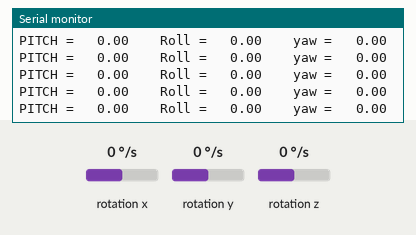
This sketch was run on a simulated Arduino Uno, built with avr-gcc and run on an emulated ATmega328P. Parts: the last lines printed to the serial monitor. Wiring (inferred from the names in the program): MPU-6050 motion sensor at I2C address 0x68. Inputs (shaded band) come from the test bench; at power-on: rotation x 0 °/s, rotation y 0 °/s, rotation z 0 °/s.

Above: at 11.7 s.
11.8 s: rotation x set to -192 °/s
At 12.02 s:
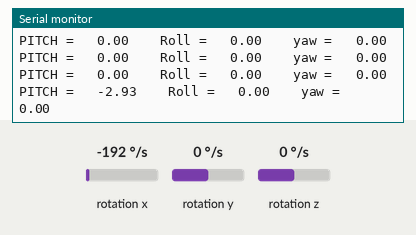
14.8 s: rotation x set to 100 °/s
At 14.89 s:
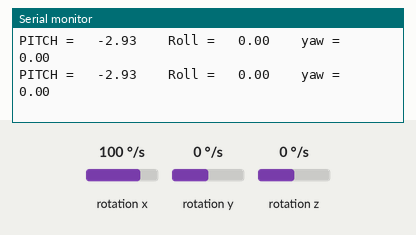
17.8 s: rotation x set to -100 °/s
At 17.9 s:
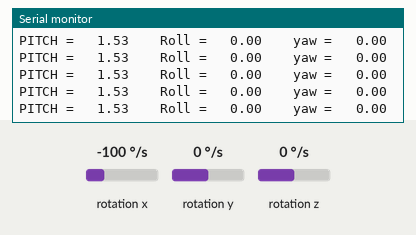
20.8 s: rotation y set to -192 °/s
At 20.9 s:
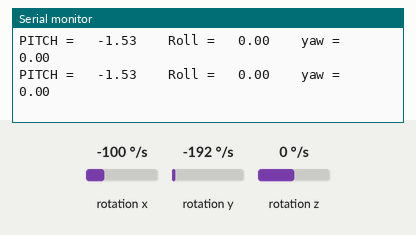
Timing chart, 0 to 23.8 s (numbered marks = the images above; inputs shaded):
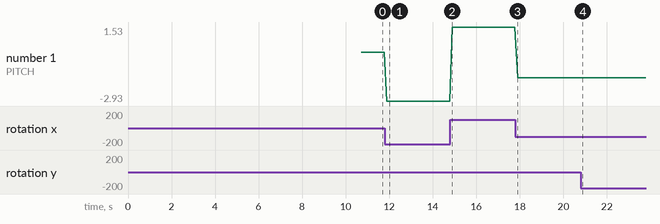

Measured:
- after the input at 11.8 s, the serial monitor: prints a new line after 0.10 s (image 1)
- plotted number 1: 0 → -2.93 after the input at 11.8 s, -2.93 → 1.53 after the input at 14.8 s, 1.53 → -1.53 after the input at 17.8 s

The sketch:

MPU6050_Reading_Gyros.ino
```cpp
#include "Wire.h"
long gyroX , gyroY, gyroZ;
int cal_int;
float rotX, rotY, rotZ;
float calX,calY,calZ;
float gyro_pitch_input,gyro_yaw_input,gyro_roll_input;
int counter = 0;


void setup() {
  // put your setup code here, to run once:
  /*SENSOR SIGNAL*/
  /*  X = PITCH
      Y = ROLL
      Z = YAW

    If you want to change the directions of the movement direction,
    change the rotations.
    Go to the bottom of the code...
  */

  Wire.begin();
  /*SERIAL MONITOR*/
  Serial.begin(9600);
  setupMPU();
}

void loop() {
  // put your main code here, to run repeatedly:
  recordGyroRegisters();
  printMPU();
}
void printMPU(){
  counter++;
  if(counter%100==0){
    Serial.print("PITCH =   ");
    Serial.print(gyro_pitch_input);// Ön negatif(-), Arka pozitif(+)
    Serial.print("    Roll =   ");
    Serial.print(gyro_roll_input); // Sol negatif(-), Sağ pozitif(+)
    Serial.print("    yaw =   ");
    Serial.print(gyro_yaw_input); // Saat yönü negatif(-), Saatin tersi (+)
    Serial.println();
    counter=0;
  }
}
/* MPU650 READING DATA AND CALCULATING ERRORS https://www.youtube.com/watch?v=UxABxSADZ6U  */
void setupMPU(){
  Wire.beginTransmission(0b1101000); //This is the I2C address of the MPU (b1101000/b1101001 for AC0 low/high datasheet sec. 9.2)
  Wire.write(0x6B); //Accessing the register 6B - Power Management (Sec. 4.28)
  Wire.write(0b00000000); //Setting SLEEP register to 0. (Required; see Note on p. 9)
  Wire.endTransmission();
  Wire.beginTransmission(0b1101000); //I2C address of the MPU
  Wire.write(0x1B); //Accessing the register 1B - Gyroscope Configuration (Sec. 4.4)
  Wire.write(0x00000000); //Setting the gyro to full scale +/- 250deg./s
  Wire.endTransmission();
  Wire.beginTransmission(0b1101000); //I2C address of the MPU
  Wire.write(0x1C); //Accessing the register 1C - Acccelerometer Configuration (Sec. 4.5)
  Wire.write(0b00000000); //Setting the accel to +/- 2g
  Wire.endTransmission();
  Serial.print("Reading MPU 6050 .");
  for(cal_int = 0;cal_int<2000;cal_int++){
    recordGyroRegisters();
    if(cal_int %200 == 0)Serial.print(".");
    calX += rotX;
    calY += rotY;
    calZ += rotZ;
    delayMicroseconds(1000);
    delay(3);
  }
  Serial.println();
  calX /= 2000;
  calY /= 2000;
  calZ /= 2000;
}

void processGyroData() {
  rotX = gyroX / 131.0;
  rotY = gyroY / 131.0;
  rotZ = gyroZ / 131.0;
  if(cal_int == 2000){
    rotX -= calX;
    rotY -= calY;
    rotZ -= calZ;
  }
}
void recordGyroRegisters() {
  Wire.beginTransmission(0b1101000); //I2C address of the MPU
  Wire.write(0x43); //Starting register for Gyro Readings
  Wire.endTransmission();
  Wire.requestFrom(0b1101000,6); //Request Gyro Registers (43 - 48)
  while(Wire.available() < 6);
  gyroX = Wire.read()<<8|Wire.read(); //Store first two bytes into accelX
  gyroY = Wire.read()<<8|Wire.read(); //Store middle two bytes into accelY
  gyroZ = Wire.read()<<8|Wire.read(); //Store last two bytes into accelZ
  processGyroData();

  /* If you want to change the directions of the movement direction,
     change the rotations.!!! */
  gyro_pitch_input = (gyro_pitch_input * 0.7) + ((rotX / 65.5) * 0.3);
  gyro_roll_input = (gyro_roll_input * 0.7) + ((rotY / 65.5) * 0.3);
  gyro_yaw_input = (gyro_yaw_input * 0.7) + ((rotZ / 65.5) * 0.3);
}
```
